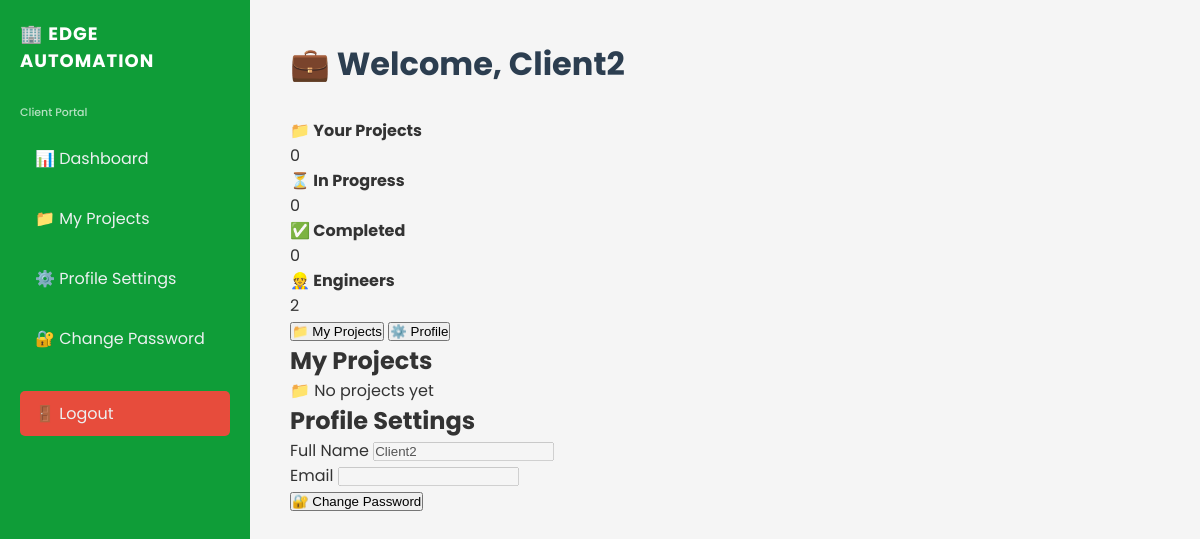
/CLIENT/dashboards/client_dashboard.php (signed in), run on an earlier commit of the app's database.
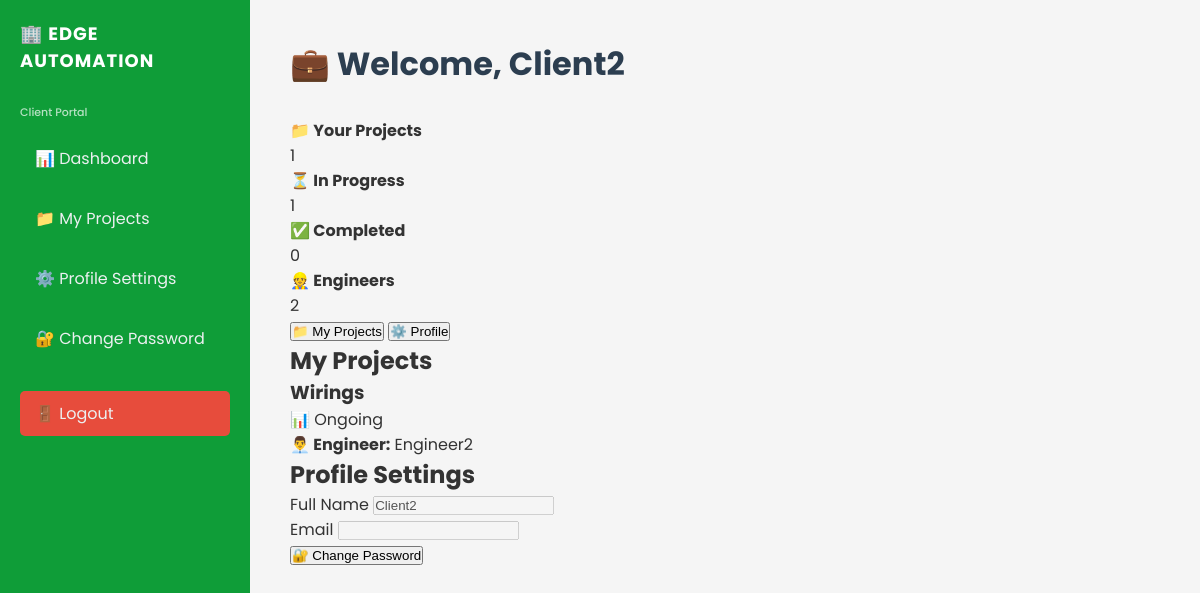
And on a later commit of the database.
### tables this page shows
CREATE TABLE `projects` (
  `id` int(11) NOT NULL,
  `project_name` varchar(200) NOT NULL,
  `description` text DEFAULT NULL,
  `client_id` int(11) NOT NULL,
  `start_date` date DEFAULT NULL,
  `end_date` date DEFAULT NULL,
  `status` enum('pending','ongoing','completed','on-hold') DEFAULT 'pending',
  `created_by` int(11) NOT NULL,
  `created_at` timestamp NOT NULL DEFAULT current_timestamp(),
  `updated_at` timestamp NOT NULL DEFAULT current_timestamp() ON UPDATE current_timestamp()
);

CREATE TABLE `users` (
  `id` int(11) NOT NULL,
  `full_name` varchar(150) NOT NULL,
  `email` varchar(100) NOT NULL,
  `phone` varchar(20) DEFAULT NULL,
  `password` varchar(255) NOT NULL,
  `role` varchar(30) NOT NULL,
  `status` varchar(20) NOT NULL DEFAULT 'active',
  `failed_attempts` int(11) DEFAULT 0,
  `last_failed_login` datetime DEFAULT NULL,
  `created_at` timestamp NOT NULL DEFAULT current_timestamp(),
  `updated_at` timestamp NOT NULL DEFAULT current_timestamp() ON UPDATE current_timestamp(),
  `created_by` int(11) DEFAULT NULL,
  `reset_token` varchar(255) DEFAULT NULL,
  `token_expiry` datetime DEFAULT NULL
);

### CLIENT/dashboards/client_dashboard.php (the view, shortened to what this page needs)
<?php
require_once __DIR__ . '/../../config/database.php';
$user_id = $_SESSION['user_id'];
$totalProjects = $conn->prepare("SELECT COUNT(*) FROM projects WHERE client_id=? AND status <> 'draft'");
$totalProjects->bind_param("i",$user_id);
$totalProjects->execute();
$totalProjects->bind_result($totalCount);
$ongoing = $conn->prepare("SELECT COUNT(*) FROM projects WHERE client_id=? AND status='ongoing'");
$ongoing->bind_param("i",$user_id);
$ongoing->execute();
$ongoing->bind_result($ongoingCount);
$completed = $conn->prepare("SELECT COUNT(*) FROM projects WHERE client_id=? AND status='completed'");
$completed->bind_param("i",$user_id);
$completed->execute();
$completed->bind_result($completedCount);
$totalEngineersStmt = $conn->prepare("SELECT COUNT(*) FROM users WHERE role='engineer'");
$totalEngineersStmt->execute();
$totalEngineersStmt->bind_result($availCount);
$projectsStmt = $conn->prepare("
SELECT p.*, u.full_name AS engineer_name
FROM projects p
LEFT JOIN project_assignments pa ON pa.project_id = p.id
LEFT JOIN users u ON u.id = pa.engineer_id
WHERE p.client_id=?
AND p.status <> 'draft'
ORDER BY p.created_at DESC
");$projectsStmt->bind_param("i",$user_id);
$projectsStmt->execute();
$client_projects = $projectsStmt->get_result();
?>
<!DOCTYPE html>
<html>
<head>
<link rel="stylesheet" href="../../FOREMAN/css/global.css">
</head>
<body>
<?php include("../sidebar/sidebar_client.php"); ?>
<main class="main-content">
<header class="dashboard-header">
<h1>💼 Welcome, <?php echo htmlspecialchars($_SESSION['name']); ?></h1>
</header>
    <div class="stats-grid">
        <div class="stat-card"><h4>📁 Your Projects</h4><p><?php echo $totalCount; ?></p></div>
        <div class="stat-card"><h4>⏳ In Progress</h4><p><?php echo $ongoingCount; ?></p></div>
        <div class="stat-card"><h4>✅ Completed</h4><p><?php echo $completedCount; ?></p></div>
        <div class="stat-card"><h4>👷 Engineers</h4><p><?php echo $availCount; ?></p></div>
    </div>
    <div class="tabs">
        <button class="tab" onclick="showTab('projects-tab', this)">📁 My Projects</button>
        <button class="tab" onclick="showTab('profile-tab', this)">⚙️ Profile</button>
    </div>
    <div id="projects-tab" class="tab-content">
        <h2>My Projects</h2>
        <div class="projects-grid">
        <?php if($client_projects->num_rows > 0):
            while($proj = $client_projects->fetch_assoc()): ?>
            <div class="project-card">
                <h3><?php echo htmlspecialchars($proj['project_name']); ?></h3>
                <span class="status <?php echo $proj['status']; ?>">📊 <?php echo ucfirst($proj['status']); ?></span>
                <p><strong>👨‍💼 Engineer:</strong> <?php echo htmlspecialchars($proj['engineer_name'] ?? 'Not Assigned'); ?></p>
            </div>
        <?php endwhile; else: ?>
            <div class="no-data" style="grid-column: 1/-1;"><p>📁 No projects yet</p></div>
        <?php endif; ?>
        </div>
    </div>
    <div id="profile-tab" class="tab-content">
        <h2>Profile Settings</h2>
        <div class="profile-form">
            <div class="form-group">
                <label>Full Name</label>
                <input type="text" value="<?php echo htmlspecialchars($_SESSION['name']); ?>" disabled>
            </div>
            <div class="form-group">
                <label>Email</label>
                <input type="email" value="<?php echo htmlspecialchars($_SESSION['email'] ?? ''); ?>" disabled>
            </div>
            <button class="btn" onclick="window.location.href='change_password.php'">🔐 Change Password</button>
        </div>
    </div>
</body>
</html>

### CLIENT/sidebar/sidebar_client.php
<nav class="sidebar">
    <div class="sidebar-header">
        <h3>🏢 EDGE AUTOMATION</h3>
        <p style="font-size: 11px; color: rgba(255,255,255,0.7); margin-top: 10px; font-weight: 500;">Client Portal</p>
    </div>
    <ul class="nav-menu">
        <li><a href="../dashboards/client_dashboard.php">📊 Dashboard</a></li>
        <li><a href="../dashboards/client_dashboard.php#projects-tab">📁 My Projects</a></li>
        <li><a href="../dashboards/client_dashboard.php#profile-tab">⚙️ Profile Settings</a></li>
        <li><a href="../dashboards/change_password.php">🔐 Change Password</a></li>
        <li><a href="../../LOGIN/php/logout.php" class="logout">🚪 Logout</a></li>
    </ul>
</nav>

### FOREMAN/css/global.css (style rules this page uses)
* { margin: 0; padding: 0; box-sizing: border-box; }
body { font-family: 'Poppins', sans-serif; background-color: #f5f5f5; color: #333; }
.sidebar { width: 250px; background: #0f9d38; color: white; padding: 20px; min-height: 100vh; position: fixed; left: 0; top: 0; }
.sidebar-header h3 { margin-bottom: 30px; font-size: 18px; letter-spacing: 1px; }
.nav-menu { list-style: none; }
.nav-menu li { margin: 15px 0; }
.nav-menu a { color: #ecf0f1; text-decoration: none; display: block; padding: 10px 15px; border-radius: 5px; transition: background 0.3s; }
.nav-menu a.logout { background: #e74c3c; margin-top: 30px; }
.main-content { margin-left: 250px; padding: 40px; }
h1 { margin-bottom: 30px; color: #2c3e50; }

What changed in the data, as far as the page shows it:
added projects: project_name "Wirings", status "Ongoing", users.full_name "Engineer2"
Also different on the page:
$totalCount: "0" → "1"
$ongoingCount: "0" → "1"
text no longer shown: "📁 No projects yet"
